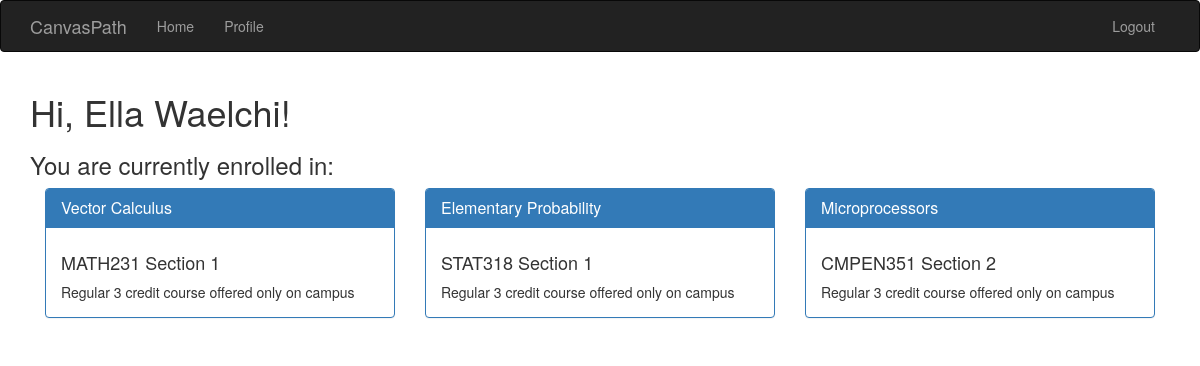
The page /home (signed in) on the database as committed earlier.
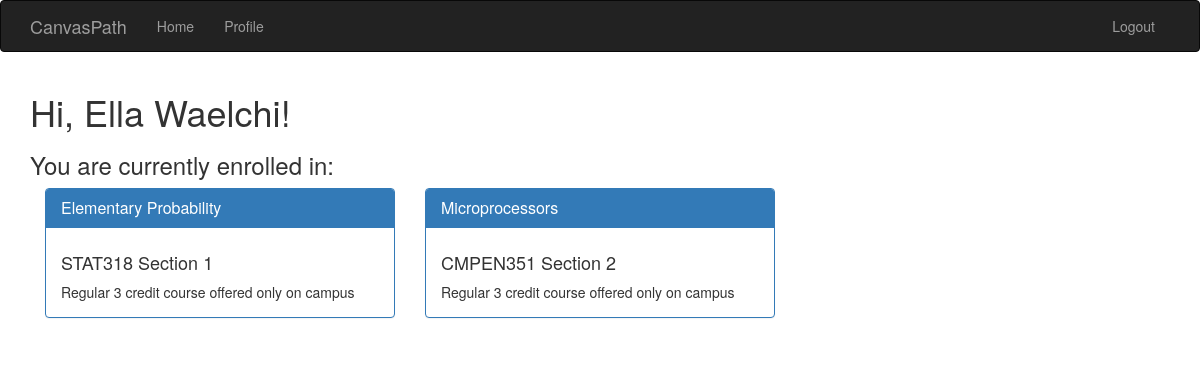
The same page on the database as committed later.
### tables this page shows
CREATE TABLE User(
                      email CHAR(22) NOT NULL,
                      password CHAR(95) NOT NULL,
                      name CHAR(50) NOT NULL,
                      age INTEGER NOT NULL,
                      gender CHAR(1) NOT NULL,
                      acct_type CHAR(1) NOT NULL,
                      PRIMARY KEY (email));

CREATE TABLE Course(
                      course_id CHAR(15) NOT NULL,
                      course_name CHAR(65) NOT NULL,
                      course_description VARCHAR(120) NOT NULL,
                      PRIMARY KEY (course_id));

CREATE TABLE Enrolls(
                      student_email CHAR(22) NOT NULL,
                      course_id CHAR(15) NOT NULL,
                      section_no INTEGER NOT NULL,
                      PRIMARY KEY (student_email, course_id, section_no),
                      FOREIGN KEY (student_email) REFERENCES Student(email));

### app/routes.py (the view)
@app.route('/')
@app.route('/home')
@login_required
def home():
    sid_list = []
    sections = []
    if current_user.user_type == "P":
        sid_list = current_user.get_sections_teaching()
    if current_user.user_type == "S":
        sid_list = current_user.get_enrollments()
    for sec_id in sid_list:
        sec = Section(sec_id[0], sec_id[1])
        link = ""
        if current_user.user_type == "P":
            link = url_for('managecourse', section_id=sec.sec_id)
        if current_user.user_type == "S":
            link = url_for('course', section_id=sec.sec_id)
        sections.append(
            {"cid": sec.course_id, "sno": sec.sec_no, "link": link, "name": sec.course_name, "desc": sec.course_desc})
    return render_template('home.html', title='Home', sections=sections)

### app/models.py (called while the page is built)
@login.user_loader
def load_user(id):
    return User(id)

    def get_enrollments(self):
        connection = sql.connect('canvaspath.sqlite')
        cursor = connection.cursor()
        enrollments = set()
        cursor.execute('SELECT course_id, section_no FROM Enrolls WHERE student_email = ?', [self.id])
        for row in cursor:
            enrollments.add((row[0], row[1]))
        cursor.close()
        connection.close()
        return enrollments

### app/templates/home.html (shortened to what this page needs)
{% extends "base.html" %}
{% block app_content %}
    <h1>Hi, {{ current_user.name }}!</h1>
    {% if current_user.user_type == "S" %}
        <h3>You are currently enrolled in:</h3>
    {% endif %}
    <div class=row">
        {% for section in sections %}
            <div class="col-sm-4">
                {% include '_coursepanel.html' %}
            </div>
        {% endfor %}
    </div>
{% endblock %}

### app/templates/base.html (shortened to what this page needs)
{% extends 'bootstrap/base.html' %}
{% block navbar %}
    <nav class="navbar navbar-inverse">
        <div class="container">
            <div class="navbar-header">
                <a class="navbar-brand" href="{{ url_for('home') }}">CanvasPath</a>
            </div>
            <div class="collapse navbar-collapse" id="bs-example-navbar-collapse-1">
                <ul class="nav navbar-nav">
                    <li><a href="{{ url_for('home') }}">Home</a></li>
                    {% if not current_user.is_anonymous %}
                        <li><a href="{{ url_for('profile') }}">Profile</a></li>
                    {% endif %}
                </ul>
                <ul class="nav navbar-nav navbar-right">
                    {% if current_user.is_anonymous %}
                        <li><a href="{{ url_for('login') }}">Login</a></li>
                    {% else %}
                        <li><a href="{{ url_for('logout') }}">Logout</a></li>
                    {% endif %}
                </ul>
            </div>
        </div>
    </nav>
{% endblock %}
{% block content %}
    <div class="container">
        {% block app_content %}{% endblock %}
    </div>
{% endblock %}

### app/templates/_coursepanel.html
<div class="panel panel-primary">
    <div class="panel-heading">
        <h3 class="panel-title">
            <a href="{{ section.link }}">{{ section.name }}</a>
        </h3>
    </div>
    <div class="panel-body">
        <h4>{{ section.cid }} Section {{ section.sno }}</h4>
        {{ section.desc }}
    </div>
</div>

Rows that differ between the two databases and show on the page:
removed Course: name "Vector Calculus", desc "Regular 3 credit course offered only on campus"
removed Enrolls: cid "MATH231"
Other text that changed with them:
list line gone: "Section 1"
